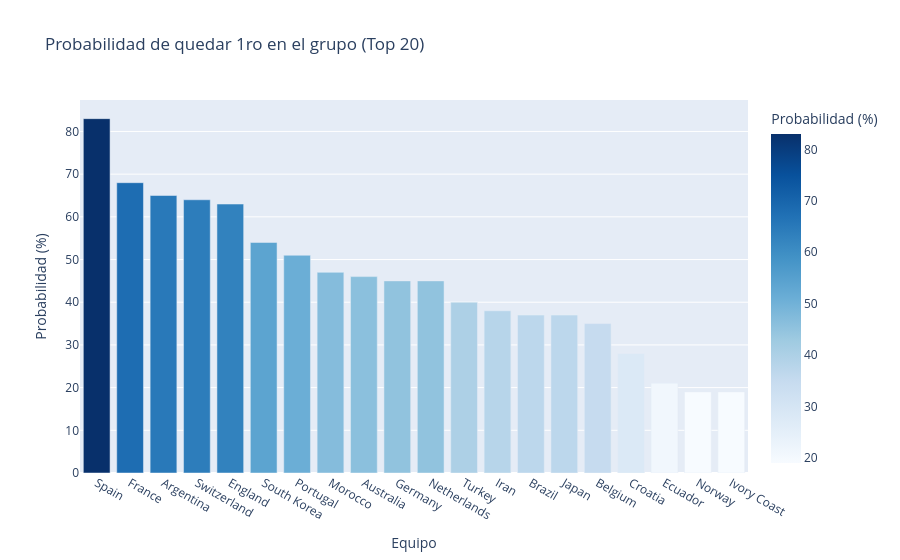

This figure's notebook cell:
### Markdown cell above
## Visualizaciones

### Code cell
# Gráfico de barras - Probabilidad de ser 1ro
fig = px.bar(
    prob_df.head(20),
    x='team',
    y='pos_1',
    title='Probabilidad de quedar 1ro en el grupo (Top 20)',
    labels={'pos_1': 'Probabilidad (%)', 'team': 'Equipo'},
    color='pos_1',
    color_continuous_scale='Blues'
)
fig.update_layout(xaxis={'categoryorder': 'total descending'})
fig.show()

### Figure 1 — Plotly figure (JSON) as saved in the notebook; plotly's stock layout.template omitted (floating-point values rounded to 4 significant figures)
{"data": [{"hovertemplate": "Equipo=%{x}<br>Probabilidad (%)=%{marker.color}<extra></extra>", "legendgroup": "", "marker": {"color": [83.0, 68.0, 65.0, 64.0, 63.0, 54.0, 51.0, 47.0, 46.0, 45.0, 45.0, 40.0, 38.0, 37.0, 37.0, 35.0, 28.0, 21.0, 19.0, 19.0], "coloraxis": "coloraxis", "pattern": {"shape": ""}}, "name": "", "orientation": "v", "showlegend": false, "textposition": "auto", "type": "bar", "x": ["Spain", "France", "Argentina", "Switzerland", "England", "South Korea", "Portugal", "Morocco", "Australia", "Germany", "Netherlands", "Turkey", "Iran", "Brazil", "Japan", "Belgium", "Croatia", "Ecuador", "Norway", "Ivory Coast"], "xaxis": "x", "y": [83.0, 68.0, 65.0, 64.0, 63.0, 54.0, 51.0, 47.0, 46.0, 45.0, 45.0, 40.0, 38.0, 37.0, 37.0, 35.0, 28.0, 21.0, 19.0, 19.0], "yaxis": "y"}], "layout": {"barmode": "relative", "coloraxis": {"colorbar": {"title": {"text": "Probabilidad (%)"}}, "colorscale": [[0, "rgb(247,251,255)"], [0.125, "rgb(222,235,247)"], [0.25, "rgb(198,219,239)"], [0.375, "rgb(158,202,225)"], [0.5, "rgb(107,174,214)"], [0.625, "rgb(66,146,198)"], [0.75, "rgb(33,113,181)"], [0.875, "rgb(8,81,156)"], [1, "rgb(8,48,107)"]]}, "legend": {"tracegroupgap": 0}, "title": {"text": "Probabilidad de quedar 1ro en el grupo (Top 20)"}, "xaxis": {"anchor": "y", "categoryorder": "total descending", "domain": [0, 1], "title": {"text": "Equipo"}}, "yaxis": {"anchor": "x", "domain": [0, 1], "title": {"text": "Probabilidad (%)"}}}}
